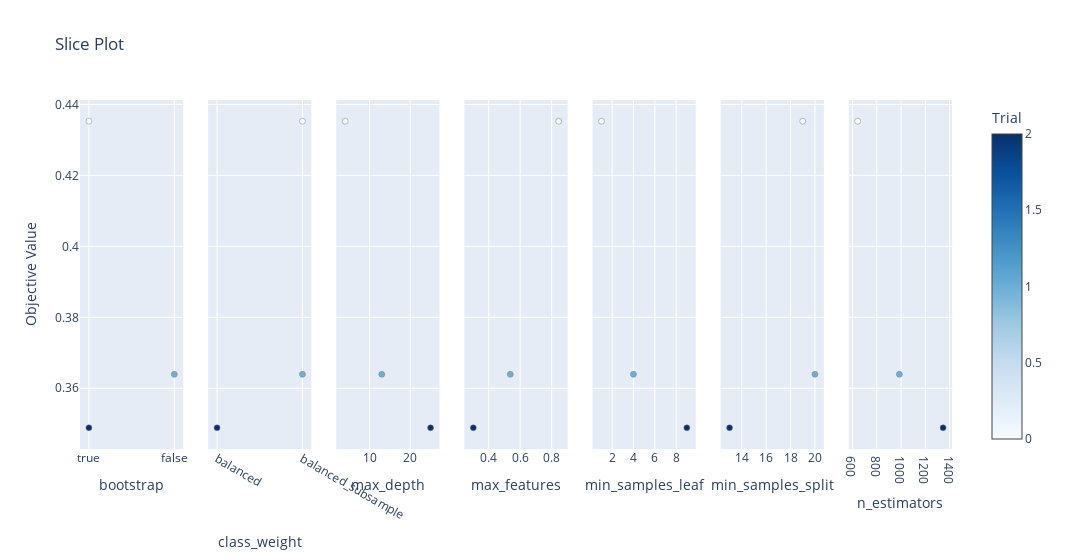

The notebook cell saved with this chart:
### Code cell
import optuna.visualization as vis



# Slice plot for individual params
vis.plot_slice(study)

### Figure 1 — Plotly figure (JSON) as saved in the notebook; plotly's stock layout.template omitted (floating-point values rounded to 4 significant figures)
{"data": [{"marker": {"color": [0, 1, 2], "colorbar": {"title": {"text": "Trial"}, "x": 1, "xpad": 40}, "colorscale": [[0, "rgb(247,251,255)"], [0.125, "rgb(222,235,247)"], [0.25, "rgb(198,219,239)"], [0.375, "rgb(158,202,225)"], [0.5, "rgb(107,174,214)"], [0.625, "rgb(66,146,198)"], [0.75, "rgb(33,113,181)"], [0.875, "rgb(8,81,156)"], [1, "rgb(8,48,107)"]], "line": {"color": "Grey", "width": 0.5}, "showscale": true}, "mode": "markers", "name": "Feasible Trial", "showlegend": false, "type": "scatter", "x": [true, false, true], "xaxis": "x", "y": [0.4353, 0.3639, 0.3489], "yaxis": "y"}, {"marker": {"color": [0, 1, 2], "colorbar": {"title": {"text": "Trial"}, "x": 1, "xpad": 40}, "colorscale": [[0, "rgb(247,251,255)"], [0.125, "rgb(222,235,247)"], [0.25, "rgb(198,219,239)"], [0.375, "rgb(158,202,225)"], [0.5, "rgb(107,174,214)"], [0.625, "rgb(66,146,198)"], [0.75, "rgb(33,113,181)"], [0.875, "rgb(8,81,156)"], [1, "rgb(8,48,107)"]], "line": {"color": "Grey", "width": 0.5}, "showscale": false}, "mode": "markers", "name": "Feasible Trial", "showlegend": false, "type": "scatter", "x": ["balanced_subsample", "balanced_subsample", "balanced"], "xaxis": "x2", "y": [0.4353, 0.3639, 0.3489], "yaxis": "y2"}, {"marker": {"color": [0, 1, 2], "colorbar": {"title": {"text": "Trial"}, "x": 1, "xpad": 40}, "colorscale": [[0, "rgb(247,251,255)"], [0.125, "rgb(222,235,247)"], [0.25, "rgb(198,219,239)"], [0.375, "rgb(158,202,225)"], [0.5, "rgb(107,174,214)"], [0.625, "rgb(66,146,198)"], [0.75, "rgb(33,113,181)"], [0.875, "rgb(8,81,156)"], [1, "rgb(8,48,107)"]], "line": {"color": "Grey", "width": 0.5}, "showscale": false}, "mode": "markers", "name": "Feasible Trial", "showlegend": false, "type": "scatter", "x": [4, 13, 25], "xaxis": "x3", "y": [0.4353, 0.3639, 0.3489], "yaxis": "y3"}, {"marker": {"color": [0, 1, 2], "colorbar": {"title": {"text": "Trial"}, "x": 1, "xpad": 40}, "colorscale": [[0, "rgb(247,251,255)"], [0.125, "rgb(222,235,247)"], [0.25, "rgb(198,219,239)"], [0.375, "rgb(158,202,225)"], [0.5, "rgb(107,174,214)"], [0.625, "rgb(66,146,198)"], [0.75, "rgb(33,113,181)"], [0.875, "rgb(8,81,156)"], [1, "rgb(8,48,107)"]], "line": {"color": "Grey", "width": 0.5}, "showscale": false}, "mode": "markers", "name": "Feasible Trial", "showlegend": false, "type": "scatter", "x": [0.8451, 0.5372, 0.3018], "xaxis": "x4", "y": [0.4353, 0.3639, 0.3489], "yaxis": "y4"}, {"marker": {"color": [0, 1, 2], "colorbar": {"title": {"text": "Trial"}, "x": 1, "xpad": 40}, "colorscale": [[0, "rgb(247,251,255)"], [0.125, "rgb(222,235,247)"], [0.25, "rgb(198,219,239)"], [0.375, "rgb(158,202,225)"], [0.5, "rgb(107,174,214)"], [0.625, "rgb(66,146,198)"], [0.75, "rgb(33,113,181)"], [0.875, "rgb(8,81,156)"], [1, "rgb(8,48,107)"]], "line": {"color": "Grey", "width": 0.5}, "showscale": false}, "mode": "markers", "name": "Feasible Trial", "showlegend": false, "type": "scatter", "x": [1, 4, 9], "xaxis": "x5", "y": [0.4353, 0.3639, 0.3489], "yaxis": "y5"}, {"marker": {"color": [0, 1, 2], "colorbar": {"title": {"text": "Trial"}, "x": 1, "xpad": 40}, "colorscale": [[0, "rgb(247,251,255)"], [0.125, "rgb(222,235,247)"], [0.25, "rgb(198,219,239)"], [0.375, "rgb(158,202,225)"], [0.5, "rgb(107,174,214)"], [0.625, "rgb(66,146,198)"], [0.75, "rgb(33,113,181)"], [0.875, "rgb(8,81,156)"], [1, "rgb(8,48,107)"]], "line": {"color": "Grey", "width": 0.5}, "showscale": false}, "mode": "markers", "name": "Feasible Trial", "showlegend": false, "type": "scatter", "x": [19, 20, 13], "xaxis": "x6", "y": [0.4353, 0.3639, 0.3489], "yaxis": "y6"}, {"marker": {"color": [0, 1, 2], "colorbar": {"title": {"text": "Trial"}, "x": 1, "xpad": 40}, "colorscale": [[0, "rgb(247,251,255)"], [0.125, "rgb(222,235,247)"], [0.25, "rgb(198,219,239)"], [0.375, "rgb(158,202,225)"], [0.5, "rgb(107,174,214)"], [0.625, "rgb(66,146,198)"], [0.75, "rgb(33,113,181)"], [0.875, "rgb(8,81,156)"], [1, "rgb(8,48,107)"]], "line": {"color": "Grey", "width": 0.5}, "showscale": false}, "mode": "markers", "name": "Feasible Trial", "showlegend": false, "type": "scatter", "x": [643, 986, 1346], "xaxis": "x7", "y": [0.4353, 0.3639, 0.3489], "yaxis": "y7"}], "layout": {"title": {"text": "Slice Plot"}, "width": 2100, "xaxis": {"anchor": "y", "categoryarray": [true, false], "categoryorder": "array", "domain": [0, 0.1184], "title": {"text": "bootstrap"}, "type": "category"}, "xaxis2": {"anchor": "y2", "categoryarray": [null, "balanced", "balanced_subsample"], "categoryorder": "array", "domain": [0.1469, 0.2653], "title": {"text": "class_weight"}, "type": "category"}, "xaxis3": {"anchor": "y3", "domain": [0.2939, 0.4122], "title": {"text": "max_depth"}}, "xaxis4": {"anchor": "y4", "domain": [0.4408, 0.5592], "title": {"text": "max_features"}}, "xaxis5": {"anchor": "y5", "domain": [0.5878, 0.7061], "title": {"text": "min_samples_leaf"}}, "xaxis6": {"anchor": "y6", "domain": [0.7347, 0.8531], "title": {"text": "min_samples_split"}}, "xaxis7": {"anchor": "y7", "domain": [0.8816, 1.0], "title": {"text": "n_estimators"}}, "yaxis": {"anchor": "x", "domain": [0, 1], "title": {"text": "Objective Value"}}, "yaxis2": {"anchor": "x2", "domain": [0, 1], "matches": "y", "showticklabels": false}, "yaxis3": {"anchor": "x3", "domain": [0, 1], "matches": "y", "showticklabels": false}, "yaxis4": {"anchor": "x4", "domain": [0, 1], "matches": "y", "showticklabels": false}, "yaxis5": {"anchor": "x5", "domain": [0, 1], "matches": "y", "showticklabels": false}, "yaxis6": {"anchor": "x6", "domain": [0, 1], "matches": "y", "showticklabels": false}, "yaxis7": {"anchor": "x7", "domain": [0, 1], "matches": "y", "showticklabels": false}}}
